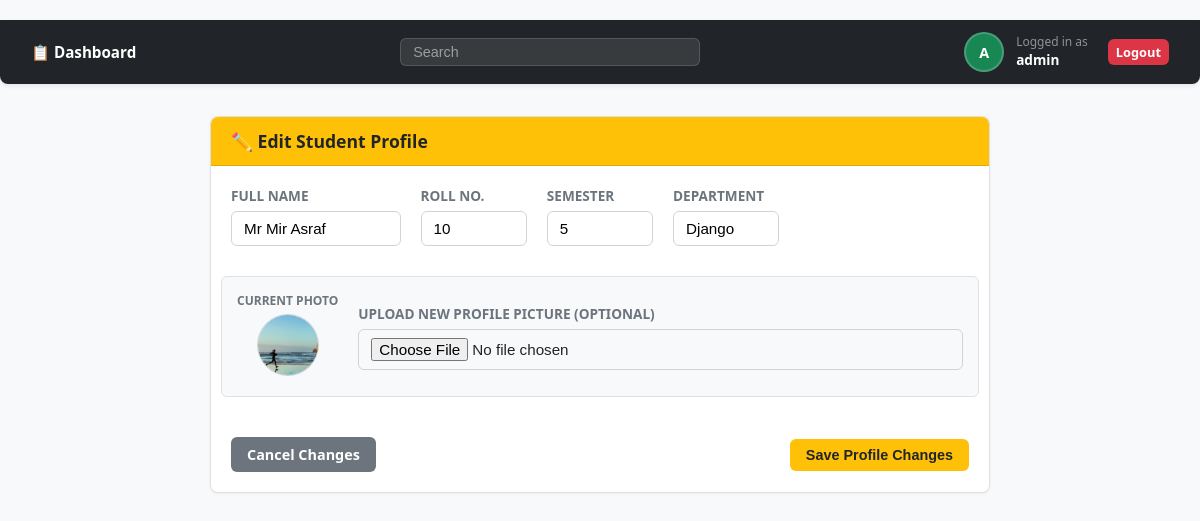
/student/call/5/ (signed in), run on the app's committed database.
### management/models.py (models this page shows, shortened)
class Student(models.Model):
    name = models.CharField(max_length=100)
    roll = models.IntegerField()
    semester = models.IntegerField()
    department = models.CharField(max_length=100)
    profile_pic = models.ImageField(upload_to='students/', blank=True, null=True)

### management/views.py (the view)
# urls.py: path('student/call/<int:id>/', views.studentIdCall, name='studentIdCall'),
@login_required(login_url='loginView')
def studentIdCall(request, id):
    student = get_object_or_404(Student, id=id)
    return render(request, 'update_student.html', {'student': student})

### management/templates/update_student.html (shortened to what this page needs)
{% extends 'base.html' %}
{% block content %}
<div class="row" style="justify-content: center; display: flex;">
    <div class="col-12" style="max-width: 800px; width: 100%;">
        <div class="card">
            <div class="card-header bg-warning" style="color: #212529;">✏️ Edit Student Profile</div>
            <div class="card-body">
                <form method="POST" action="{% url 'updateStudent' %}" enctype="multipart/form-data">
                    <div class="row">
                        <div class="col-md-3">
                            <label class="form-label">Full Name</label>
                            <input type="text" name="name" class="form-control" value="{{ student.name }}" required>
                        </div>
                        <div class="col-md-2">
                            <label class="form-label">Roll No.</label>
                            <input type="number" name="roll" class="form-control" value="{{ student.roll }}" required>
                        </div>
                        <div class="col-md-2">
                            <label class="form-label">Semester</label>
                            <input type="text" name="semester" class="form-control" value="{{ student.semester }}" required>
                        </div>
                        <div class="col-md-2">
                            <label class="form-label">Department</label>
                            <input type="text" name="department" class="form-control" value="{{ student.department }}" required>
                        </div>
                        <div class="col-12" style="margin: 20px 0; padding: 15px; background-color: #f8f9fa; border-radius: 6px; border: 1px solid #dee2e6; display: flex; align-items: center; gap: 20px;">
                            <div class="text-center">
                                <span style="display: block; font-size: 0.75rem; font-weight: bold; color: #6c757d; margin-bottom: 5px; text-transform: uppercase;">Current Photo</span>
                                {% if student.profile_pic %}
                                    <img src="{{ student.profile_pic.url }}" alt="Current Av" class="rounded-circle" style="width: 60px; height: 60px; object-fit: cover; border: 1px solid #ced4da;">
                                {% else %}
                                    <div class="rounded-circle" style="width: 60px; height: 60px; background-color: #6c757d; color: white; display: flex; align-items: center; justify-content: center; font-size: 0.8rem;">No Pic</div>
                                {% endif %}
                            </div>
                            <div style="flex-grow: 1;">
                                <label class="form-label">Upload New Profile Picture (Optional)</label>
                                <input type="file" name="profile_pic" class="form-control" accept="image/*">
                            </div>
                        </div>
                        <div class="col-12 text-end" style="display: flex; justify-content: space-between; align-items: center; margin-top: 10px;">
                            <a href="{% url 'addStudent' %}" class="btn" style="background-color: #6c757d; color: white;">Cancel Changes</a>
                            <button type="submit" class="btn btn-warning" style="font-weight: bold;">Save Profile Changes</button>
                        </div>
                    </div>
                </form>
            </div>
        </div>
    </div>
</div>
{% endblock %}

### management/templates/navbar.html (shortened to what this page needs)
<nav class="navbar">
    <div class="container">
        <div class="navbar-content">
            <ul class="nav-links">
                <li><a href="{% url 'addStudent' %}" class="active">📋 Dashboard</a></li>
            </ul>
            <form class="search-box" method="GET" action="{% url 'addStudent' %}" onsubmit="return false;">
                <input type="text" name="search" id="navbarSearch" placeholder="Search" value="{{ request.GET.search }}">
            </form>
            <div class="profile-section">
                {% if request.user.is_authenticated %}
                    <div class="profile-avatar" title="{{ request.user.username }}">
                        {{ request.user.username|slice:":1"|upper }}
                    </div>
                    <div class="d-none d-md-block" style="line-height: 1.2; text-align: left;">
                        <span style="display: block; font-size: 0.75rem; color: rgba(255,255,255,0.5);">Logged in as</span>
                        <strong style="font-size: 0.85rem; color: #ffffff;">{{ request.user.username }}</strong>
                    </div>
                    <a href="{% url 'logoutView' %}" class="btn btn-sm btn-danger" style="margin-left: 8px;">Logout</a>
                {% endif %}
            </div>
        </div>
    </div>
</nav>

### management/templates/base.html (style rules this page uses)
body { background-color: #f8f9fa; font-family: system-ui, -apple-system, sans-serif; color: #212529; padding-top: 20px; margin: 0; }
.container { max-width: 1200px; margin: 0 auto; padding: 0 15px; box-sizing: border-box; }
.card { background: #ffffff; border-radius: 8px; border: 1px solid rgba(0,0,0,0.12); box-shadow: 0 1px 3px rgba(0,0,0,0.05); margin-bottom: 1.5rem; overflow: hidden; }
.card-header { padding: 12px 20px; font-weight: bold; font-size: 1.1rem; border-bottom: 1px solid rgba(0,0,0,0.12); color: #ffffff; }
.card-body { padding: 20px; }
.bg-warning { background-color: #ffc107 !important; }
.row { display: flex; flex-wrap: wrap; margin: -10px; }
.col-md-3, .col-md-2, .col-12 { padding: 10px; box-sizing: border-box; }
.col-md-3 { width: 25%; }
.col-md-2 { width: 16.66%; }
.col-12 { width: 100%; }
.form-label { display: block; margin-bottom: 6px; font-weight: 600; color: #6c757d; font-size: 0.85rem; text-transform: uppercase; }
.form-control { width: 100%; padding: 8px 12px; border: 1px solid #ced4da; border-radius: 6px; box-sizing: border-box; font-size: 0.95rem; }
.btn { padding: 8px 16px; border-radius: 6px; font-weight: bold; border: none; cursor: pointer; text-decoration: none; font-size: 0.9rem; display: inline-block; text-align: center; }
.btn-danger { background-color: #dc3545; color: #ffffff; }
.btn-warning { background-color: #ffc107; color: #212529; }
.btn-sm { padding: 4px 8px; font-size: 0.8rem; }
.rounded-circle { border-radius: 50%; }
.text-end { text-align: right; }
.text-center { text-align: center; }

### management/templates/navbar.html (style rules this page uses)
.navbar { background-color: #212529; padding: 0.75rem 1rem; border-radius: 0 0 8px 8px; box-shadow: 0 2px 4px rgba(0,0,0,0.08); margin-bottom: 2rem; }
.navbar-content { display: flex; justify-content: space-between; align-items: center; width: 100%; flex-wrap: wrap; gap: 15px; }
.nav-links { display: flex; align-items: center; gap: 20px; list-style: none; margin: 0; padding: 0; }
.nav-links a { color: rgba(255,255,255,0.75); text-decoration: none; font-weight: 600; font-size: 0.95rem; }
.nav-links a:hover, .nav-links a.active { color: #ffffff; }
.search-box { display: flex; align-items: center; gap: 8px; background: rgba(255,255,255,0.1); border-radius: 6px; padding: 4px 10px; border: 1px solid rgba(255,255,255,0.15); max-width: 300px; width: 100%; box-sizing: border-box; }
.search-box input { background: transparent; border: none; color: #ffffff; width: 100%; font-size: 0.9rem; outline: none; }
.search-box input::placeholder { color: rgba(255,255,255,0.5); }
.profile-section { display: flex; align-items: center; gap: 12px; color: #ffffff; }
.profile-avatar { width: 36px; height: 36px; background-color: #198754; border-radius: 50%; display: flex; align-items: center; justify-content: center; font-weight: bold; border: 2px solid rgba(255,255,255,0.2); font-size: 0.9rem; }
.d-none { display: none; }
@media (min-width: 768px) { .d-md-block { display: block; } }

### data on the page
Student: name "Mr Mir Asraf", roll "10", semester "5", department "Django", profile_pic (picture)

### other printed values
{{ request.user.username|slice:":1"|upper }} "A"
{{ request.user.username }} "admin"
